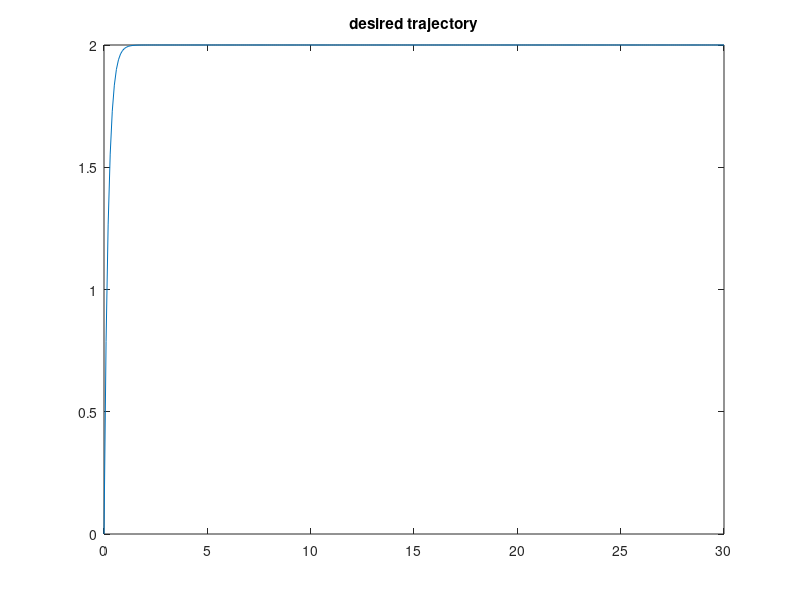

This figure's MATLAB source: (Note: this script raises an error after producing the figure.)

%% April 2021 update
%%
clear all
close all

%% simulation time definition
interval=0.1;
t_space = 0:interval:30;

%% Model Definition
am = 5;
bm = 2;
r = 5;
r = r *ones(1,length(t_space));
u_r = r;
Wm = tf(bm,[1 am]);
xm = lsim(Wm,u_r,t_space);
figure()
plot(t_space,xm);
title('desired trajectory');

gamma1=0.3; %0.2 and 0.3 also work
gamma2=0.3;


%% Plant Definition for simulation purposes
km=250;
kT=0.004;
Tm=0.5;
a = + 1/Tm;
b = km*kT/Tm;
Gp = tf(b,[1 a]);
Gp_ss = ss(Gp);

%% Initialization of loop variables
x=zeros;
u = zeros;
k=zeros;
l=zeros;
k_l = zeros(length(t_space),2);
x(1)=0;
e(1)=0;
kstar=(am+a)/b
lstar=bm/b

%% MRAC process
for i=1:(length(xm)-1)
    
    t = t_space(i):interval:t_space(i+1);
    u(i) = -k_l(i,1)*x(i) + k_l(i,2)*r(i);
    
    input=u(i) * ones(1,length(t));
    temp = lsim(Gp_ss,input,t,x(i));
    x(i+1)=temp(end);
    
    e(i+1)=x(i+1)-xm(i+1);
    
    [k_l(i+1,1),k_l(i+1,2)]= calculate_k_l(gamma1,gamma2,e(i+1),x(i+1),r(i+1),t,k_l(i,:),sign(b));
    
end

%% Figure Generation
save workspace.mat
figures()
